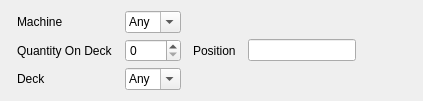
             <widget class="QWidget" name="machineSearchTab">
              <attribute name="title">
               <string>Machine</string>
              </attribute>
              <layout class="QVBoxLayout" name="verticalLayout_4">
               <item>
                <layout class="QGridLayout" name="gridLayout">
                 <item row="0" column="0">
                  <widget class="QLabel" name="machineLabel">
                   <property name="sizePolicy">
                    <sizepolicy hsizetype="Minimum" vsizetype="Preferred">
                     <horstretch>0</horstretch>
                     <verstretch>0</verstretch>
                    </sizepolicy>
                   </property>
                   <property name="styleSheet">
                    <string notr="true">QLabel {
	padding: 3px;
}

QLabel[hovering=true] {
	padding: 3px;
	background-color: #d9d9d9;
	border-radius: 5px;
}</string>
                   </property>
                   <property name="text">
                    <string>Machine</string>
                   </property>
                  </widget>
                 </item>
                 <item row="3" column="0">
                  <widget class="QLabel" name="DeckLabel">
                   <property name="sizePolicy">
                    <sizepolicy hsizetype="Minimum" vsizetype="Preferred">
                     <horstretch>0</horstretch>
                     <verstretch>0</verstretch>
                    </sizepolicy>
                   </property>
                   <property name="styleSheet">
                    <string notr="true">QLabel {
	padding: 3px;
}

QLabel[hovering=true] {
	padding: 3px;
	background-color: #d9d9d9;
	border-radius: 5px;
}</string>
                   </property>
                   <property name="text">
                    <string>Deck</string>
                   </property>
                  </widget>
                 </item>
                 <item row="1" column="1">
                  <widget class="QSpinBox" name="quantityOnDeckSearchInput">
                   <property name="sizePolicy">
                    <sizepolicy hsizetype="Expanding" vsizetype="Fixed">
                     <horstretch>0</horstretch>
                     <verstretch>0</verstretch>
                    </sizepolicy>
                   </property>
                  </widget>
                 </item>
                 <item row="1" column="3">
                  <widget class="QLineEdit" name="positionSearchInput">
                   <property name="sizePolicy">
                    <sizepolicy hsizetype="Expanding" vsizetype="Fixed">
                     <horstretch>0</horstretch>
                     <verstretch>0</verstretch>
                    </sizepolicy>
                   </property>
                  </widget>
                 </item>
                 <item row="1" column="2">
                  <widget class="ActivatorLabel" name="positionLabel">
                   <property name="sizePolicy">
                    <sizepolicy hsizetype="Minimum" vsizetype="Preferred">
                     <horstretch>0</horstretch>
                     <verstretch>0</verstretch>
                    </sizepolicy>
                   </property>
                   <property name="styleSheet">
                    <string notr="true">QLabel {
	padding: 3px;
}

QLabel[hovering=true] {
	padding: 3px;
	background-color: #d9d9d9;
	border-radius: 5px;
}</string>
                   </property>
                   <property name="text">
                    <string>Position</string>
                   </property>
                  </widget>
                 </item>
                 <item row="1" column="0">
                  <widget class="ActivatorLabel" name="quantityOnDeckLabel">
                   <property name="sizePolicy">
                    <sizepolicy hsizetype="Minimum" vsizetype="Preferred">
                     <horstretch>0</horstretch>
                     <verstretch>0</verstretch>
                    </sizepolicy>
                   </property>
                   <property name="styleSheet">
                    <string notr="true">QLabel {
	padding: 3px;
}

QLabel[hovering=true] {
	padding: 3px;
	background-color: #d9d9d9;
	border-radius: 5px;
}</string>
                   </property>
                   <property name="text">
                    <string>Quantity On Deck</string>
                   </property>
                  </widget>
                 </item>
                 <item row="3" column="1">
                  <widget class="DynamicComboBox" name="deckSearchInput">
                   <property name="sizePolicy">
                    <sizepolicy hsizetype="Expanding" vsizetype="Fixed">
                     <horstretch>0</horstretch>
                     <verstretch>0</verstretch>
                    </sizepolicy>
                   </property>
                   <property name="editable">
                    <bool>true</bool>
                   </property>
                   <property name="insertPolicy">
                    <enum>QComboBox::NoInsert</enum>
                   </property>
                   <item>
                    <property name="text">
                     <string>Any</string>
                    </property>
                   </item>
                  </widget>
                 </item>
                 <item row="1" column="4">
                  <spacer name="machinePageSpacer">
                   <property name="orientation">
                    <enum>Qt::Horizontal</enum>
                   </property>
                   <property name="sizeHint" stdset="0">
                    <size>
                     <width>40</width>
                     <height>20</height>
                    </size>
                   </property>
                  </spacer>
                 </item>
                 <item row="0" column="1">
                  <widget class="DynamicComboBox" name="machineSearchInput">
                   <property name="sizePolicy">
                    <sizepolicy hsizetype="Expanding" vsizetype="Fixed">
                     <horstretch>0</horstretch>
                     <verstretch>0</verstretch>
                    </sizepolicy>
                   </property>
                   <property name="editable">
                    <bool>true</bool>
                   </property>
                   <property name="insertPolicy">
                    <enum>QComboBox::NoInsert</enum>
                   </property>
                   <item>
                    <property name="text">
                     <string>Any</string>
                    </property>
                   </item>
                  </widget>
                 </item>
                </layout>
               </item>
              </layout>
             </widget>
